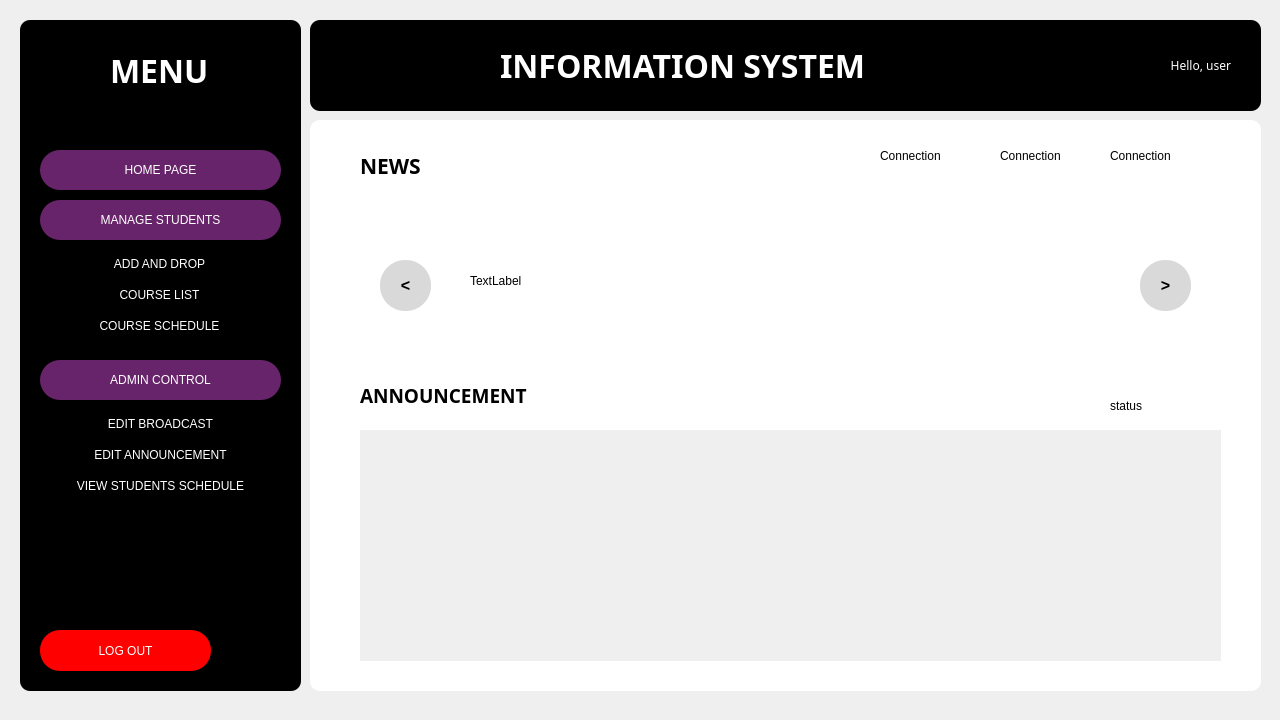
<?xml version="1.0" encoding="UTF-8"?>
<ui version="4.0">
 <class>homewindow</class>
 <widget class="QDialog" name="homewindow">
  <property name="geometry">
   <rect>
    <x>0</x>
    <y>0</y>
    <width>1280</width>
    <height>720</height>
   </rect>
  </property>
  <property name="windowTitle">
   <string>Dialog</string>
  </property>
  <widget class="QGroupBox" name="groupBox">
   <property name="geometry">
    <rect>
     <x>20</x>
     <y>20</y>
     <width>281</width>
     <height>671</height>
    </rect>
   </property>
   <property name="styleSheet">
    <string notr="true">QGroupBox {
background-color: black; 
border-radius: 10px; 
}</string>
   </property>
   <property name="title">
    <string/>
   </property>
   <widget class="QLabel" name="label_2">
    <property name="geometry">
     <rect>
      <x>90</x>
      <y>20</y>
      <width>171</width>
      <height>61</height>
     </rect>
    </property>
    <property name="font">
     <font>
      <family>Montserrat</family>
      <pointsize>24</pointsize>
      <weight>75</weight>
      <bold>true</bold>
     </font>
    </property>
    <property name="styleSheet">
     <string notr="true">QLabel {
color: white; 
}</string>
    </property>
    <property name="text">
     <string>MENU</string>
    </property>
   </widget>
   <widget class="QLabel" name="label_pic">
    <property name="geometry">
     <rect>
      <x>40</x>
      <y>30</y>
      <width>41</width>
      <height>51</height>
     </rect>
    </property>
    <property name="text">
     <string/>
    </property>
    <property name="pixmap">
     <pixmap>Assets/the-chinese-university-of-hong-kong-logo-F21185E146-seeklogo.com.png</pixmap>
    </property>
    <property name="scaledContents">
     <bool>true</bool>
    </property>
   </widget>
   <widget class="QPushButton" name="pushButton">
    <property name="geometry">
     <rect>
      <x>20</x>
      <y>130</y>
      <width>241</width>
      <height>40</height>
     </rect>
    </property>
    <property name="styleSheet">
     <string notr="true">QPushButton {
background-color: #68246a; 
color: white; 
border-radius: 20px; 
}</string>
    </property>
    <property name="text">
     <string>HOME PAGE</string>
    </property>
   </widget>
   <widget class="QPushButton" name="pushButton_12">
    <property name="geometry">
     <rect>
      <x>220</x>
      <y>610</y>
      <width>41</width>
      <height>41</height>
     </rect>
    </property>
    <property name="styleSheet">
     <string notr="true">QPushButton {
background-color: transparent; 
border: none; 
}</string>
    </property>
    <property name="text">
     <string/>
    </property>
   </widget>
   <widget class="QPushButton" name="pushButton_13">
    <property name="geometry">
     <rect>
      <x>20</x>
      <y>610</y>
      <width>171</width>
      <height>41</height>
     </rect>
    </property>
    <property name="styleSheet">
     <string notr="true">QPushButton {
background-color: red; 
color: white; 
border-radius: 20px; 
}</string>
    </property>
    <property name="text">
     <string>LOG OUT</string>
    </property>
   </widget>
   <widget class="QPushButton" name="pushButton_2">
    <property name="geometry">
     <rect>
      <x>20</x>
      <y>180</y>
      <width>241</width>
      <height>40</height>
     </rect>
    </property>
    <property name="styleSheet">
     <string notr="true">QPushButton {
background-color: #68246a; 
color: white; 
border-radius: 20px; 
}</string>
    </property>
    <property name="text">
     <string>MANAGE STUDENTS</string>
    </property>
   </widget>
   <widget class="QPushButton" name="pushButton_6">
    <property name="geometry">
     <rect>
      <x>20</x>
      <y>340</y>
      <width>241</width>
      <height>40</height>
     </rect>
    </property>
    <property name="styleSheet">
     <string notr="true">QPushButton {
background-color: #68246a; 
color: white; 
border-radius: 20px; 
}</string>
    </property>
    <property name="text">
     <string>ADMIN CONTROL</string>
    </property>
   </widget>
   <widget class="QWidget" name="layoutWidget">
    <property name="geometry">
     <rect>
      <x>20</x>
      <y>380</y>
      <width>241</width>
      <height>111</height>
     </rect>
    </property>
    <layout class="QVBoxLayout" name="verticalLayout_2">
     <property name="spacing">
      <number>0</number>
     </property>
     <item>
      <widget class="QPushButton" name="pushButton_7">
       <property name="styleSheet">
        <string notr="true">QPushButton {
background-color: transparent; 
border: none; 
color: white; }
QPushButton:hover{
color:rgb(240, 171, 31)
}</string>
       </property>
       <property name="text">
        <string>EDIT BROADCAST</string>
       </property>
      </widget>
     </item>
     <item>
      <widget class="QPushButton" name="pushButton_8">
       <property name="styleSheet">
        <string notr="true">QPushButton:hover{
color:rgb(240, 171, 31)
}
QPushButton {
background-color: transparent; 
border: none; 
color: white; }</string>
       </property>
       <property name="text">
        <string>EDIT ANNOUNCEMENT</string>
       </property>
      </widget>
     </item>
     <item>
      <widget class="QPushButton" name="pushButton_9">
       <property name="styleSheet">
        <string notr="true">QPushButton:hover{
color:rgb(240, 171, 31)
}
QPushButton {
background-color: transparent; 
border: none; 
color: white; }</string>
       </property>
       <property name="text">
        <string>VIEW STUDENTS SCHEDULE</string>
       </property>
      </widget>
     </item>
    </layout>
   </widget>
   <widget class="QWidget" name="layoutWidget">
    <property name="geometry">
     <rect>
      <x>20</x>
      <y>220</y>
      <width>239</width>
      <height>111</height>
     </rect>
    </property>
    <layout class="QVBoxLayout" name="verticalLayout_1">
     <property name="spacing">
      <number>0</number>
     </property>
     <item>
      <widget class="QPushButton" name="pushButton_3">
       <property name="enabled">
        <bool>true</bool>
       </property>
       <property name="styleSheet">
        <string notr="true">QPushButton {
background-color: transparent; 
border: none; 
color: white; }
QPushButton:hover{
color:rgb(240, 171, 31)
}</string>
       </property>
       <property name="text">
        <string>ADD AND DROP</string>
       </property>
      </widget>
     </item>
     <item>
      <widget class="QPushButton" name="pushButton_4">
       <property name="enabled">
        <bool>true</bool>
       </property>
       <property name="styleSheet">
        <string notr="true">QPushButton {
background-color: transparent; 
border: none; 
color: white; }
QPushButton:hover{
color:rgb(240, 171, 31)
}</string>
       </property>
       <property name="text">
        <string>COURSE LIST</string>
       </property>
      </widget>
     </item>
     <item>
      <widget class="QPushButton" name="pushButton_5">
       <property name="enabled">
        <bool>true</bool>
       </property>
       <property name="styleSheet">
        <string notr="true">QPushButton:hover{
color:rgb(240, 171, 31)
}
QPushButton {
background-color: transparent; 
border: none; 
color: white; }</string>
       </property>
       <property name="text">
        <string>COURSE SCHEDULE</string>
       </property>
      </widget>
     </item>
    </layout>
   </widget>
  </widget>
  <widget class="QGroupBox" name="groupBox_2">
   <property name="geometry">
    <rect>
     <x>310</x>
     <y>20</y>
     <width>951</width>
     <height>91</height>
    </rect>
   </property>
   <property name="styleSheet">
    <string notr="true">QGroupBox {
background-color: black; 
border-radius: 10px; 
}</string>
   </property>
   <property name="title">
    <string/>
   </property>
   <widget class="QLabel" name="label_4">
    <property name="geometry">
     <rect>
      <x>190</x>
      <y>20</y>
      <width>541</width>
      <height>51</height>
     </rect>
    </property>
    <property name="font">
     <font>
      <family>Montserrat</family>
      <pointsize>24</pointsize>
      <weight>75</weight>
      <bold>true</bold>
     </font>
    </property>
    <property name="styleSheet">
     <string notr="true">QLabel {
color: white; 
}</string>
    </property>
    <property name="text">
     <string>INFORMATION SYSTEM</string>
    </property>
   </widget>
   <widget class="QLabel" name="label_5">
    <property name="geometry">
     <rect>
      <x>710</x>
      <y>30</y>
      <width>211</width>
      <height>31</height>
     </rect>
    </property>
    <property name="font">
     <font>
      <family>Montserrat</family>
     </font>
    </property>
    <property name="styleSheet">
     <string notr="true">QLabel {
color: white; 
}</string>
    </property>
    <property name="text">
     <string>Hello, user</string>
    </property>
    <property name="alignment">
     <set>Qt::AlignRight|Qt::AlignTrailing|Qt::AlignVCenter</set>
    </property>
   </widget>
  </widget>
  <widget class="QGroupBox" name="groupBox_3">
   <property name="geometry">
    <rect>
     <x>310</x>
     <y>120</y>
     <width>951</width>
     <height>571</height>
    </rect>
   </property>
   <property name="styleSheet">
    <string notr="true">QGroupBox {
background-color: white; 
border-radius: 10px; 
}</string>
   </property>
   <property name="title">
    <string/>
   </property>
   <widget class="QLabel" name="label_3">
    <property name="geometry">
     <rect>
      <x>50</x>
      <y>20</y>
      <width>111</width>
      <height>51</height>
     </rect>
    </property>
    <property name="font">
     <font>
      <family>Montserrat</family>
      <pointsize>16</pointsize>
      <weight>75</weight>
      <bold>true</bold>
     </font>
    </property>
    <property name="styleSheet">
     <string notr="true">color: rgb(0, 0, 0);</string>
    </property>
    <property name="text">
     <string>NEWS</string>
    </property>
   </widget>
   <widget class="QLabel" name="label_6">
    <property name="geometry">
     <rect>
      <x>800</x>
      <y>20</y>
      <width>121</width>
      <height>31</height>
     </rect>
    </property>
    <property name="styleSheet">
     <string notr="true">color: rgb(0, 0, 0);</string>
    </property>
    <property name="text">
     <string>Connection</string>
    </property>
   </widget>
   <widget class="QLabel" name="label_7">
    <property name="geometry">
     <rect>
      <x>690</x>
      <y>20</y>
      <width>121</width>
      <height>31</height>
     </rect>
    </property>
    <property name="styleSheet">
     <string notr="true">color: rgb(0, 0, 0);</string>
    </property>
    <property name="text">
     <string>Connection</string>
    </property>
   </widget>
   <widget class="QLabel" name="label_8">
    <property name="geometry">
     <rect>
      <x>570</x>
      <y>20</y>
      <width>121</width>
      <height>31</height>
     </rect>
    </property>
    <property name="styleSheet">
     <string notr="true">color: rgb(0, 0, 0);</string>
    </property>
    <property name="text">
     <string>Connection</string>
    </property>
   </widget>
   <widget class="QLabel" name="label_10">
    <property name="geometry">
     <rect>
      <x>50</x>
      <y>250</y>
      <width>231</width>
      <height>51</height>
     </rect>
    </property>
    <property name="font">
     <font>
      <family>Montserrat</family>
      <pointsize>14</pointsize>
      <weight>75</weight>
      <bold>true</bold>
     </font>
    </property>
    <property name="styleSheet">
     <string notr="true">color: rgb(0, 0, 0);</string>
    </property>
    <property name="text">
     <string>ANNOUNCEMENT</string>
    </property>
   </widget>
   <widget class="QPushButton" name="pushButton_10">
    <property name="geometry">
     <rect>
      <x>70</x>
      <y>140</y>
      <width>51</width>
      <height>51</height>
     </rect>
    </property>
    <property name="font">
     <font>
      <pointsize>12</pointsize>
      <weight>75</weight>
      <bold>true</bold>
     </font>
    </property>
    <property name="styleSheet">
     <string notr="true">QPushButton {
background-color: #d9d9d9; 
border-radius: 25px; 
color: rgb(0, 0, 0);
}</string>
    </property>
    <property name="text">
     <string>&lt;</string>
    </property>
   </widget>
   <widget class="QPushButton" name="pushButton_11">
    <property name="geometry">
     <rect>
      <x>830</x>
      <y>140</y>
      <width>51</width>
      <height>51</height>
     </rect>
    </property>
    <property name="font">
     <font>
      <pointsize>12</pointsize>
      <weight>75</weight>
      <bold>true</bold>
     </font>
    </property>
    <property name="styleSheet">
     <string notr="true">QPushButton {
background-color: #d9d9d9; 
border-radius: 25px; 
color: rgb(0, 0, 0);
}</string>
    </property>
    <property name="text">
     <string>&gt;</string>
    </property>
   </widget>
   <widget class="QScrollArea" name="scrollArea">
    <property name="geometry">
     <rect>
      <x>50</x>
      <y>310</y>
      <width>861</width>
      <height>231</height>
     </rect>
    </property>
    <property name="styleSheet">
     <string notr="true">QScrollArea {
border-radius: 10px; 
}</string>
    </property>
    <property name="widgetResizable">
     <bool>true</bool>
    </property>
    <widget class="QWidget" name="scrollAreaWidgetContents">
     <property name="geometry">
      <rect>
       <x>0</x>
       <y>0</y>
       <width>861</width>
       <height>231</height>
      </rect>
     </property>
    </widget>
   </widget>
   <widget class="QLabel" name="label_9">
    <property name="geometry">
     <rect>
      <x>800</x>
      <y>270</y>
      <width>91</width>
      <height>31</height>
     </rect>
    </property>
    <property name="text">
     <string>status</string>
    </property>
   </widget>
   <widget class="QLabel" name="broadcastpic">
    <property name="geometry">
     <rect>
      <x>160</x>
      <y>90</y>
      <width>641</width>
      <height>141</height>
     </rect>
    </property>
    <property name="text">
     <string>TextLabel</string>
    </property>
    <property name="scaledContents">
     <bool>true</bool>
    </property>
   </widget>
  </widget>
 </widget>
 <resources/>
 <connections/>
</ui>
